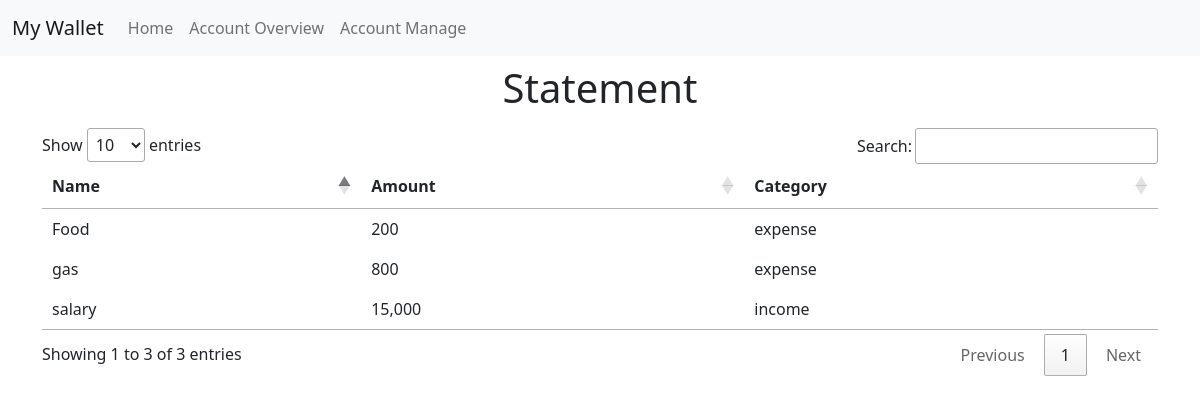
/account, run on an earlier commit of the app's database.
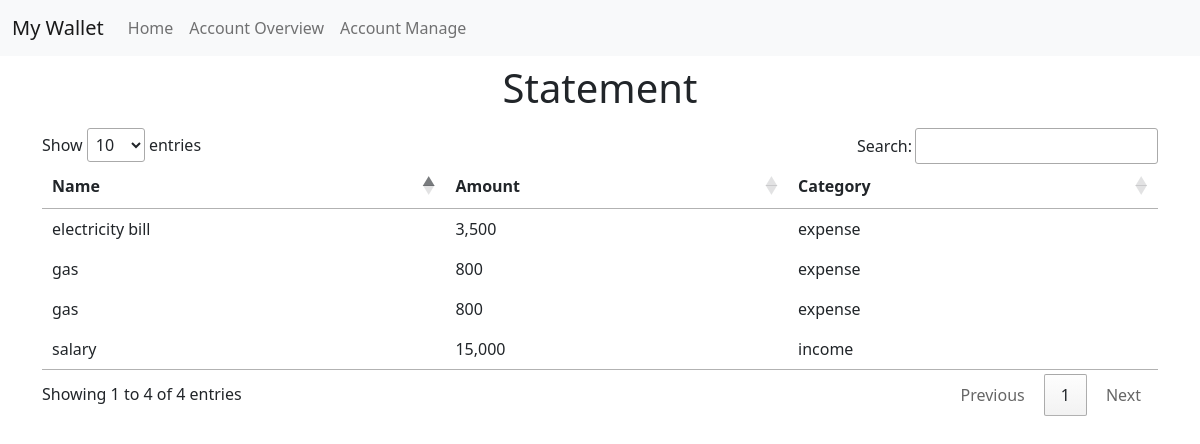
And on a later commit of the database.
### walletApp/models.py (models this page shows, shortened)
class Statement(models.Model):
    name = models.CharField(max_length=100)
    amount = models.IntegerField()
    choices = (("income", "income"), ("expense", "expense"))
    category = models.CharField(max_length=100, choices=choices,default=1)

### walletApp/views.py (the view)
# urls.py: path('account', views.account)
def account(request):
    data = Statement.objects.all()
    return render(request, "account.html", {"data": data})

### walletApp/templates/account.html (shortened to what this page needs)
{% extends "base.html" %}
{% load humanize %}
{% block title %}
    <link rel="stylesheet" href="//cdn.datatables.net/1.13.4/css/jquery.dataTables.min.css">
{% endblock %}
{% block content %}
    <h1 class="py-2 text-center">Statement</h1>
    <table id="statement">
        <thead>
            <th>Name</th>
            <th>Amount</th>
            <th>Category</th>
        </thead>
        <tbody>
            {% for statement in data %}
            <tr>
                <td>{{statement.name}}</td>
                <td>{{statement.amount | intcomma}}</td>
                <td>{{statement.category}}</td>
            </tr>
            {% endfor %}
        </tbody>
    </table>
{% endblock %}

### walletApp/templates/base.html (shortened to what this page needs)
<!DOCTYPE html>
<html lang="en">
<head>
    <link href="https://cdn.jsdelivr.net/npm/bootstrap@5.0.2/dist/css/bootstrap.min.css" rel="stylesheet">
    {% block title%}
    {% endblock %}
</head>
<body>
    <nav class="navbar navbar-expand-lg navbar-light bg-light">
        <div class="container-fluid">
          <a class="navbar-brand" href="/">My Wallet</a>
          <div class="collapse navbar-collapse" id="navbarNav">
            <ul class="navbar-nav">
              <li class="nav-item">
                <a class="nav-link" href="/">Home</a>
              </li>
              <li class="nav-item">
                <a class="nav-link" href="/account">Account Overview</a>
              </li>
              <li class="nav-item">
                <a class="nav-link" href="/admin">Account Manage</a>
              </li>
            </ul>
          </div>
        </div>
      </nav>
      <div class="container">
            {% block content %}
            {% endblock %}
      </div>
</body>
</html>

What changed in the data, as far as the page shows it:
removed Statement: name "Food", amount "200", category "expense"
added Statement: name "electricity bill", amount "3,500", category "expense"
added Statement: name "gas", amount "800", category "expense"
Also different on the page:
text written by a page script: "Show entries Search: Showing 1 to 3 of 3 entries Previous 1 Next" → "Show entries Search: Showing 1 to 4 of 4 entries Previous 1 Next"
